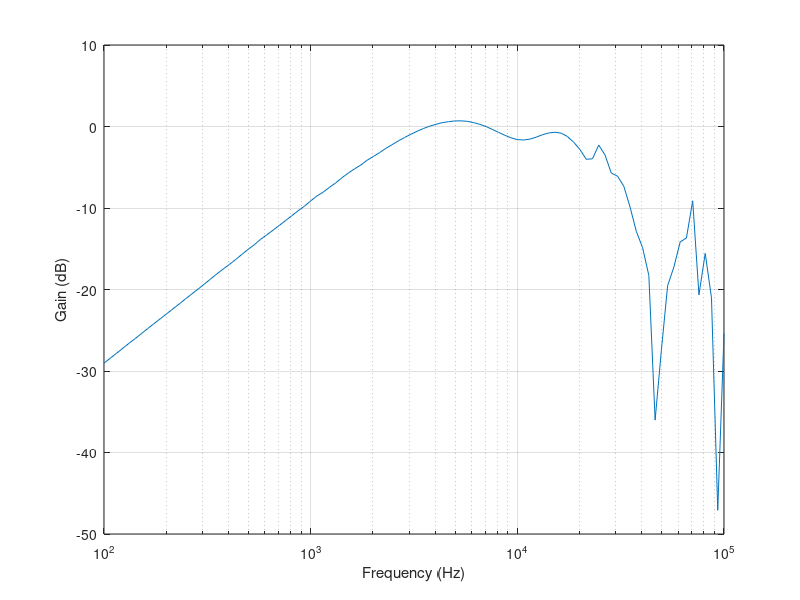
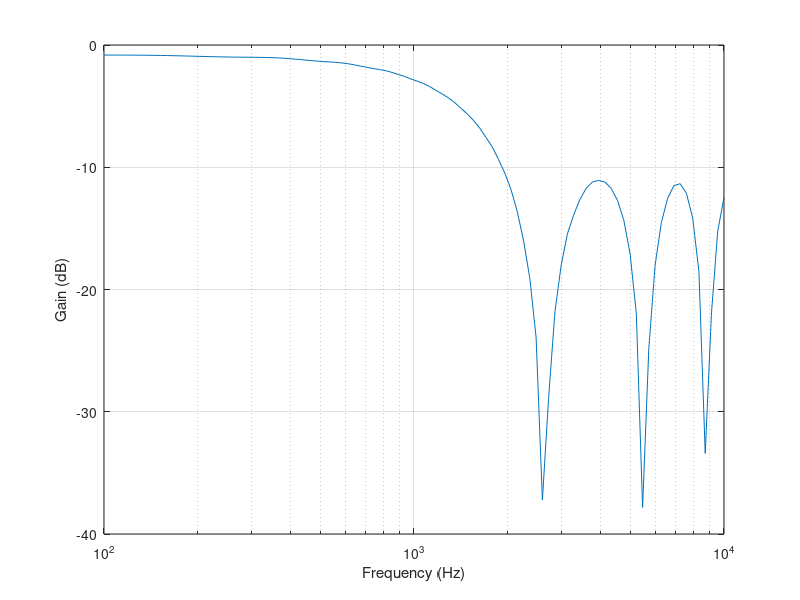
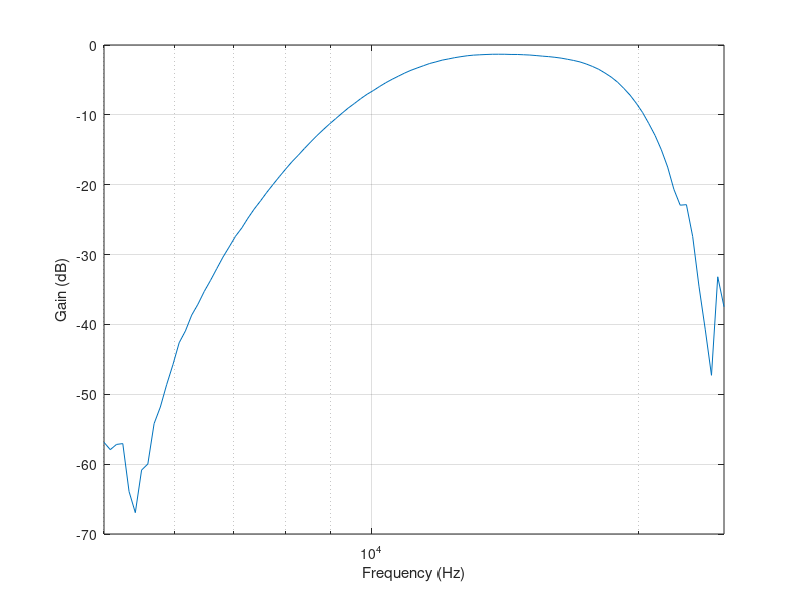
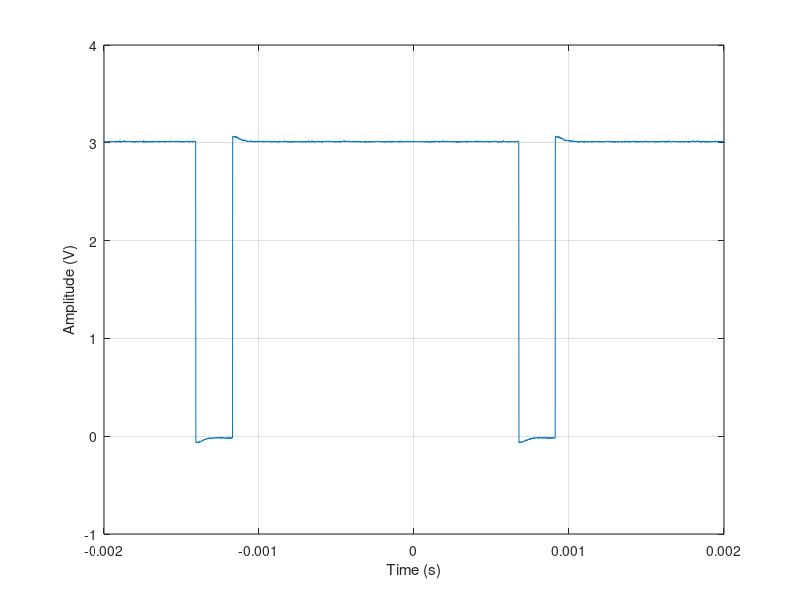

The MATLAB script that drew these images, in order:
figure(1);
fir_10_data = csvread('freq_response_10.csv');
semilogx(fir_10_data(:,1), fir_10_data(:,2));
grid 'on';
xlabel('Frequency (Hz)');
ylabel('Gain (dB)');

figure(2);
fir_15_data = csvread('freq_response_15.csv');
semilogx(fir_15_data(:,1), fir_15_data(:,2));
grid 'on';
xlabel('Frequency (Hz)');
ylabel('Gain (dB)');

figure(3);
fir_20_data = csvread('freq_response_20.csv');
semilogx(fir_20_data(:,1), fir_20_data(:,2));
grid 'on';
xlabel('Frequency (Hz)');
ylabel('Gain (dB)');
xlim([5e3 25e3]);

figure(4);
timing_20 = csvread('timing_20.csv');
plot(timing_20(:,1), timing_20(:,2));
grid 'on';
xlabel('Time (s)');
ylabel('Amplitude (V)');
xlim([-2e-3 2e-3]);